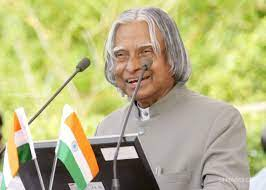
#> input picture Face-Motion-Detection/assets/face_img2_apj.jpg, 266 x 190 px, given in place of the camera
$ jupyter execute Motion_detection.ipynb
#> lines starting #> are read from the running program, lines starting #| are printed output that depends on the picture
[cell 1]
# Motion detection
import imutils, time, cv2

# get the frame from the camera
video = cv2.VideoCapture(0)

# set first frame as None initially
first_frame = None

# read frames continuously
while True:
    # read the frame
    check, frame = video.read()
#> frame is the input picture: shape (190, 266, 3); mean B, G, R 130.6, 181, 183.8

    # convert to gray scale
    gray_frame = cv2.cvtColor(frame, cv2.COLOR_BGR2GRAY)
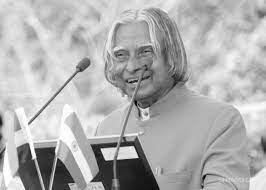
#> gray_frame: shape (190, 266); min 1, max 255, mean 176.1

    # add some noise using Gaussian blur
    gray_frame = cv2.GaussianBlur(gray_frame, (21, 21), 0)
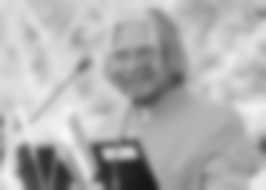
#> gray_frame: shape (190, 266); min 22, max 248, mean 176.2

    # set the firstly captured frame
    if first_frame is None:
        first_frame = gray_frame
        continue

    # find the difference between the first frame and subsequent frame
    frame_delta = cv2.absdiff(first_frame, gray_frame)

    # set a threshold as 60. Only if frame threshold is above 60, detection is possible
    threshold = cv2.threshold(frame_delta, 60, 255, cv2.THRESH_BINARY)[1]

    # dilate to increase object area, removes noise and joins broken parts of object
    # iterations - determine how much you want to erode/dilate a given image
    threshold = cv2.dilate(threshold, None, iterations=0)

    # removes insignificant objects like shadows, small objects etc and get the contours
    contours = cv2.findContours(threshold.copy(), cv2.RETR_EXTERNAL, cv2.CHAIN_APPROX_SIMPLE)
    contours = imutils.grab_contours(contours)

    # loop over the contours
    for c in contours:
        # if the contour is too small, ignore it
        if cv2.contourArea(c) < 2000:
            continue
        # get the bounding rectangle in the contour
        (x, y, w, h) = cv2.boundingRect(c)
        # draw rectangle in the frame
        cv2.rectangle(frame, (x, y), (x+w, y+h), (0, 255, 0), 3)

    # shows the image
    cv2.imshow("video", frame)
    cv2.imshow("gray", gray_frame)

    # waits till z is pressed
    key = cv2.waitKey(1) & 0xff
    if key == ord('z'):
        break

# close the video
video.release()
cv2.destroyAllWindows()

$ run again, on Face-Motion-Detection/assets/face_img3_apj.jpg
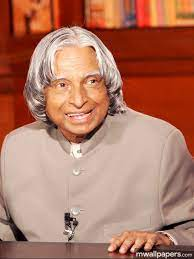
#> input picture Face-Motion-Detection/assets/face_img3_apj.jpg, 194 x 259 px, given in place of the camera
#> frame is the input picture: shape (259, 194, 3); mean B, G, R 101.1, 120.9, 177.3
#> `gray_frame = cv2.cvtColor(frame, cv2.COLOR_BGR2GRAY)`:
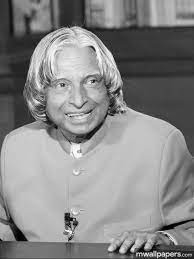
#> gray_frame: shape (259, 194); min 1, max 253, mean 135.5
#> `gray_frame = cv2.GaussianBlur(gray_frame, (21, 21), 0)`:
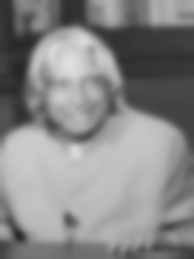
#> gray_frame: shape (259, 194); min 38, max 223, mean 135.6

$ run again, on Face-Motion-Detection/assets/faces.png
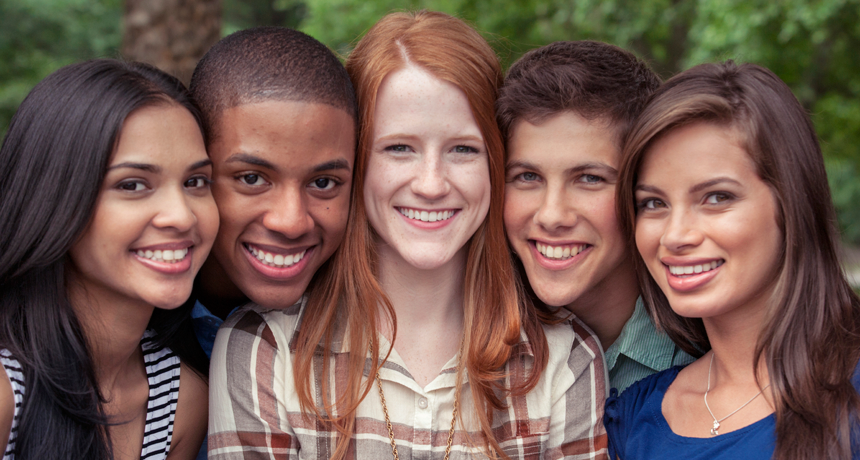
#> input picture Face-Motion-Detection/assets/faces.png, 860 x 460 px, given in place of the camera
#> frame is the input picture: shape (460, 860, 3); mean B, G, R 82.2, 90.8, 116.5
#> `gray_frame = cv2.cvtColor(frame, cv2.COLOR_BGR2GRAY)`:
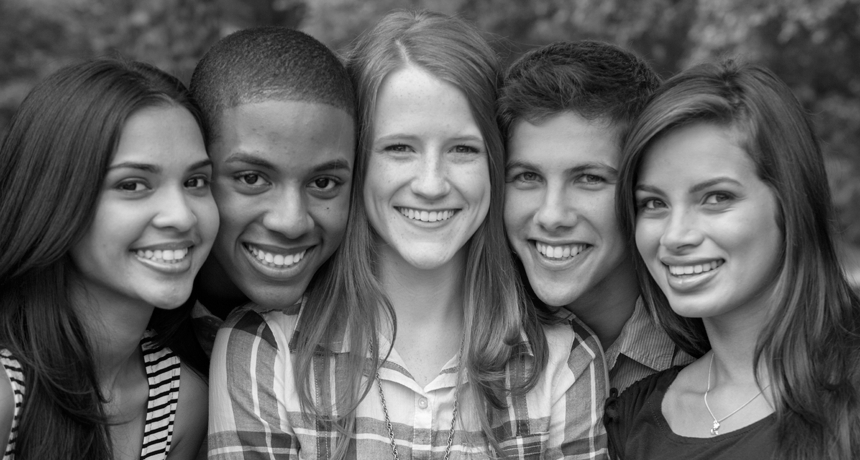
#> gray_frame: shape (460, 860); min 0, max 255, mean 97.5
#> `gray_frame = cv2.GaussianBlur(gray_frame, (21, 21), 0)`:
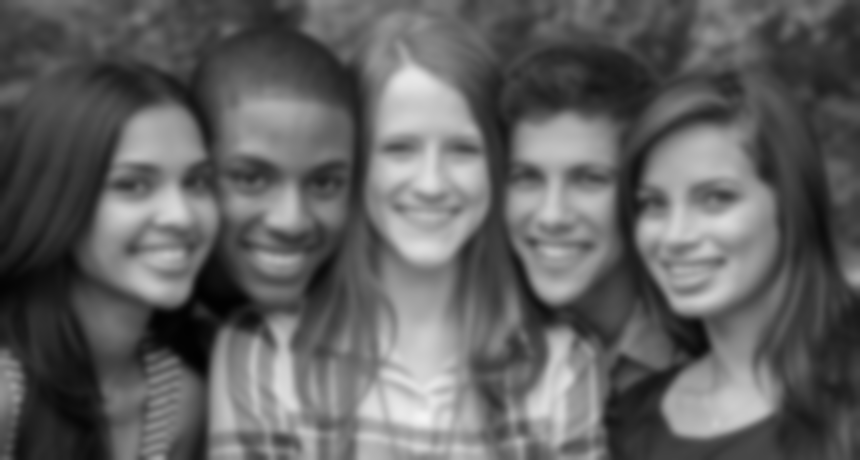
#> gray_frame: shape (460, 860); min 2, max 245, mean 97.5
